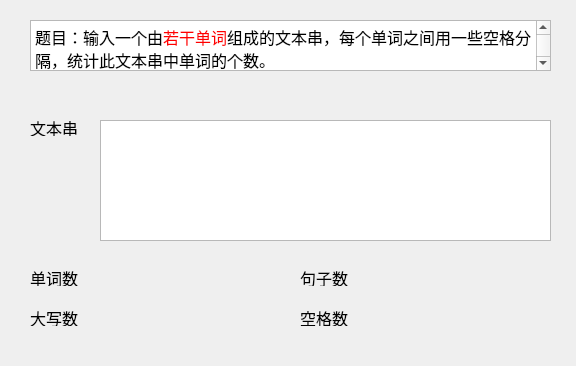
<?xml version="1.0" encoding="UTF-8"?>
<ui version="4.0">
 <class>G2_76</class>
 <widget class="QWidget" name="G2_76">
  <property name="geometry">
   <rect>
    <x>0</x>
    <y>0</y>
    <width>576</width>
    <height>366</height>
   </rect>
  </property>
  <property name="windowTitle">
   <string>G2_76</string>
  </property>
  <widget class="QPlainTextEdit" name="chuan">
   <property name="geometry">
    <rect>
     <x>100</x>
     <y>120</y>
     <width>451</width>
     <height>121</height>
    </rect>
   </property>
  </widget>
  <widget class="QLabel" name="label">
   <property name="geometry">
    <rect>
     <x>30</x>
     <y>120</y>
     <width>54</width>
     <height>16</height>
    </rect>
   </property>
   <property name="font">
    <font>
     <family>幼圆</family>
     <pointsize>12</pointsize>
    </font>
   </property>
   <property name="text">
    <string>文本串：</string>
   </property>
  </widget>
  <widget class="QLabel" name="label_2">
   <property name="geometry">
    <rect>
     <x>30</x>
     <y>270</y>
     <width>54</width>
     <height>16</height>
    </rect>
   </property>
   <property name="font">
    <font>
     <family>幼圆</family>
     <pointsize>12</pointsize>
    </font>
   </property>
   <property name="text">
    <string>单词数：</string>
   </property>
  </widget>
  <widget class="QLabel" name="dan_shu">
   <property name="geometry">
    <rect>
     <x>100</x>
     <y>270</y>
     <width>191</width>
     <height>16</height>
    </rect>
   </property>
   <property name="font">
    <font>
     <family>幼圆</family>
     <pointsize>12</pointsize>
    </font>
   </property>
   <property name="text">
    <string/>
   </property>
  </widget>
  <widget class="QLabel" name="da_shu">
   <property name="geometry">
    <rect>
     <x>100</x>
     <y>310</y>
     <width>191</width>
     <height>16</height>
    </rect>
   </property>
   <property name="font">
    <font>
     <family>幼圆</family>
     <pointsize>12</pointsize>
    </font>
   </property>
   <property name="text">
    <string/>
   </property>
  </widget>
  <widget class="QLabel" name="label_3">
   <property name="geometry">
    <rect>
     <x>30</x>
     <y>310</y>
     <width>54</width>
     <height>16</height>
    </rect>
   </property>
   <property name="font">
    <font>
     <family>幼圆</family>
     <pointsize>12</pointsize>
    </font>
   </property>
   <property name="text">
    <string>大写数：</string>
   </property>
  </widget>
  <widget class="QLabel" name="ju_shu">
   <property name="geometry">
    <rect>
     <x>370</x>
     <y>270</y>
     <width>191</width>
     <height>16</height>
    </rect>
   </property>
   <property name="font">
    <font>
     <family>幼圆</family>
     <pointsize>12</pointsize>
    </font>
   </property>
   <property name="text">
    <string/>
   </property>
  </widget>
  <widget class="QLabel" name="label_6">
   <property name="geometry">
    <rect>
     <x>300</x>
     <y>270</y>
     <width>54</width>
     <height>16</height>
    </rect>
   </property>
   <property name="font">
    <font>
     <family>幼圆</family>
     <pointsize>12</pointsize>
    </font>
   </property>
   <property name="text">
    <string>句子数：</string>
   </property>
  </widget>
  <widget class="QLabel" name="kong_shu">
   <property name="geometry">
    <rect>
     <x>370</x>
     <y>310</y>
     <width>191</width>
     <height>16</height>
    </rect>
   </property>
   <property name="font">
    <font>
     <family>幼圆</family>
     <pointsize>12</pointsize>
    </font>
   </property>
   <property name="text">
    <string/>
   </property>
  </widget>
  <widget class="QLabel" name="label_7">
   <property name="geometry">
    <rect>
     <x>300</x>
     <y>310</y>
     <width>54</width>
     <height>16</height>
    </rect>
   </property>
   <property name="font">
    <font>
     <family>幼圆</family>
     <pointsize>12</pointsize>
    </font>
   </property>
   <property name="text">
    <string>空格数：</string>
   </property>
  </widget>
  <widget class="QTextBrowser" name="textBrowser">
   <property name="geometry">
    <rect>
     <x>30</x>
     <y>20</y>
     <width>521</width>
     <height>51</height>
    </rect>
   </property>
   <property name="font">
    <font>
     <family>幼圆</family>
     <pointsize>20</pointsize>
    </font>
   </property>
   <property name="html">
    <string>&lt;!DOCTYPE HTML PUBLIC &quot;-//W3C//DTD HTML 4.0//EN&quot; &quot;http://www.w3.org/TR/REC-html40/strict.dtd&quot;&gt;
&lt;html&gt;&lt;head&gt;&lt;meta name=&quot;qrichtext&quot; content=&quot;1&quot; /&gt;&lt;meta charset=&quot;utf-8&quot; /&gt;&lt;style type=&quot;text/css&quot;&gt;
p, li { white-space: pre-wrap; }
&lt;/style&gt;&lt;/head&gt;&lt;body style=&quot; font-family:'幼圆'; font-size:20pt; font-weight:400; font-style:normal;&quot;&gt;
&lt;p style=&quot; margin-top:0px; margin-bottom:0px; margin-left:0px; margin-right:0px; -qt-block-indent:0; text-indent:0px;&quot;&gt;&lt;span style=&quot; font-size:12pt;&quot;&gt;题目：&lt;/span&gt;&lt;span style=&quot; font-family:'宋体'; font-size:12pt;&quot;&gt;输入一个由&lt;/span&gt;&lt;span style=&quot; font-family:'宋体'; font-size:12pt; color:#ff0000;&quot;&gt;若干单词&lt;/span&gt;&lt;span style=&quot; font-family:'宋体'; font-size:12pt;&quot;&gt;组成的文本串，每个单词之间用一些空格分隔，统计此文本串中单词的个数。&lt;/span&gt;&lt;/p&gt;&lt;/body&gt;&lt;/html&gt;</string>
   </property>
  </widget>
 </widget>
 <layoutdefault spacing="6" margin="11"/>
 <resources/>
 <connections>
  <connection>
   <sender>chuan</sender>
   <signal>blockCountChanged(int)</signal>
   <receiver>G2_76</receiver>
   <slot>y_cont()</slot>
   <hints>
    <hint type="sourcelabel">
     <x>487</x>
     <y>196</y>
    </hint>
    <hint type="destinationlabel">
     <x>552</x>
     <y>275</y>
    </hint>
   </hints>
  </connection>
 </connections>
 <slots>
  <slot>y_cont()</slot>
 </slots>
</ui>
